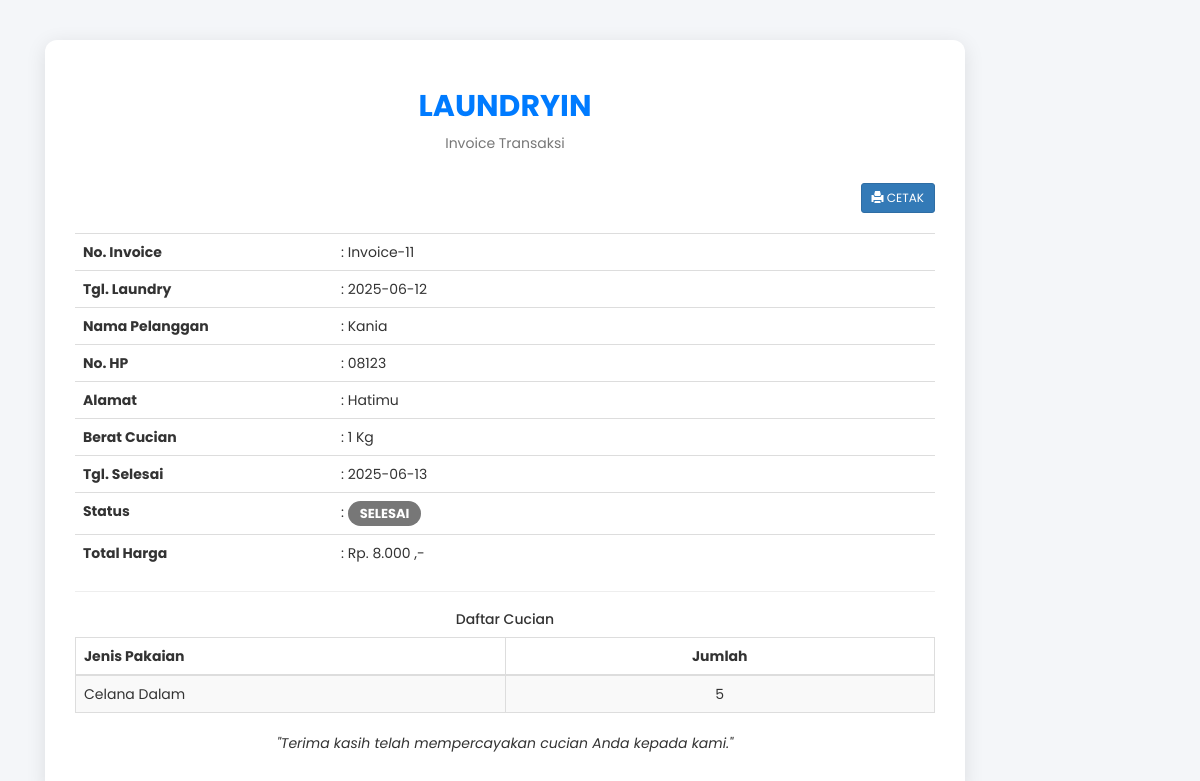
Screenshot of /admin/transaksi_invoice.php?id=11 (signed in) with the database file from the repository.
### tables this page shows
CREATE TABLE `transaksi` (
  `transaksi_id` int(11) NOT NULL AUTO_INCREMENT,
  `transaksi_tgl` date NOT NULL,
  `transaksi_pelanggan` int(11) NOT NULL,
  `transaksi_harga` int(11) NOT NULL,
  `transaksi_berat` int(11) NOT NULL,
  `transaksi_tgl_selesai` date NOT NULL,
  `transaksi_status` int(11) NOT NULL,
  PRIMARY KEY (`transaksi_id`)
);

CREATE TABLE `pelanggan` (
  `pelanggan_id` int(11) NOT NULL AUTO_INCREMENT,
  `pelanggan_nama` varchar(255) NOT NULL,
  `pelanggan_hp` varchar(20) NOT NULL,
  `pelanggan_alamat` text NOT NULL,
  `pelanggan_status` varchar(20) DEFAULT 'Tidak Aktif',
  PRIMARY KEY (`pelanggan_id`)
);

CREATE TABLE `pakaian` (
  `pakaian_id` int(11) NOT NULL AUTO_INCREMENT,
  `pakaian_transaksi` int(11) NOT NULL,
  `pakaian_jenis` varchar(255) NOT NULL,
  `pakaian_jumlah` int(11) NOT NULL,
  PRIMARY KEY (`pakaian_id`)
);

### admin/transaksi_invoice.php (the view, shortened to what this page needs)
<!DOCTYPE html>
<html lang="en">
<head>
    <link rel="stylesheet" href="../assets/css/bootstrap.css">
</head>
<body>
<?php
include '../koneksi.php';
?>
<div class="container">
    <div class="col-md-10 offset-md-1">
        <div class="invoice-box">
        <?php
        $id = $_GET['id'];
        $transaksi = mysqli_query($koneksi, "SELECT * FROM transaksi, pelanggan WHERE transaksi_id='$id' and transaksi_pelanggan=pelanggan_id");
        while($t = mysqli_fetch_array($transaksi)) {
        ?>
            <div class="invoice-header">
                <h2>LAUNDRYIN</h2>
                <p class="text-muted">Invoice Transaksi</p>
            </div>
            <a href="transaksi_invoice_cetak.php?id=<?php echo $id;?>" target="_self" class="btn btn-primary btn-sm btn-print">
                <i class="glyphicon glyphicon-print"></i> CETAK
            </a>
            <table class="table table-borderless">
                <tr><th>No. Invoice</th><td>: Invoice-<?php echo $t['transaksi_id'];?></td></tr>
                <tr><th>Tgl. Laundry</th><td>: <?php echo $t['transaksi_tgl'];?></td></tr>
                <tr><th>Nama Pelanggan</th><td>: <?php echo $t['pelanggan_nama'];?></td></tr>
                <tr><th>No. HP</th><td>: <?php echo $t['pelanggan_hp'];?></td></tr>
                <tr><th>Alamat</th><td>: <?php echo $t['pelanggan_alamat'];?></td></tr>
                <tr><th>Berat Cucian</th><td>: <?php echo $t['transaksi_berat']; ?> Kg</td></tr>
                <tr><th>Tgl. Selesai</th><td>: <?php echo $t['transaksi_tgl_selesai'];?></td></tr>
                <tr><th>Status</th>
                    <td>:
                        <?php
                        if($t['transaksi_status'] == "0"){
                            echo "<span class='badge badge-warning'>PROSES</span>";
                        } else if($t['transaksi_status'] == "1"){
                            echo "<span class='badge badge-info'>DICUCI</span>";
                        } else if($t['transaksi_status'] == "2"){
                            echo "<span class='badge badge-success'>SELESAI</span>";
                        }
                        ?>
                    </td>
                </tr>
                <tr><th>Total Harga</th><td>: Rp. <?php echo number_format($t['transaksi_harga'], 0, ',', '.'); ?> ,-</td></tr>
            </table>
            <hr>
            <h5 class="text-center font-weight-bold mb-3">Daftar Cucian</h5>
            <table class="table table-bordered table-striped">
                <thead class="thead-light">
                    <tr>
                        <th>Jenis Pakaian</th>
                        <th class="text-center">Jumlah</th>
                    </tr>
                </thead>
                <tbody>
                    <?php
                    $id = $t['transaksi_id'];
                    $pakaian = mysqli_query($koneksi, "SELECT * FROM pakaian WHERE pakaian_transaksi='$id'");
                    while($p = mysqli_fetch_array($pakaian)) {
                    ?>
                    <tr>
                        <td><?php echo $p['pakaian_jenis']; ?></td>
                        <td class="text-center"><?php echo $p['pakaian_jumlah']; ?></td>
                    </tr>
                    <?php } ?>
                </tbody>
            </table>
            <p class="text-center mt-4"><i>"Terima kasih telah mempercayakan cucian Anda kepada kami."</i></p>
        <?php } ?>
        </div>
    </div>
</div>
</body>
</html>

### admin/transaksi_invoice.php (style rules this page uses)
body { background-color: #f4f6f9; font-family: 'Poppins', sans-serif; }
.invoice-box { background: #fff; padding: 30px; border-radius: 12px; box-shadow: 0 4px 20px rgba(0,0,0,0.1); margin-top: 40px; }
.invoice-header { text-align: center; margin-bottom: 30px; }
.invoice-header h2 { font-weight: 700; color: #007bff; }
.badge { font-size: 13px; padding: 6px 12px; border-radius: 20px; }
.btn-print { float: right; margin-bottom: 20px; }
.table th { width: 30%; }

### rows the page displays
transaksi: transaksi_id "11", transaksi_tgl "2025-06-12", pelanggan.pelanggan_nama "Kania", pelanggan.pelanggan_hp "08123", pelanggan.pelanggan_alamat "Hatimu", transaksi_berat "1", transaksi_tgl_selesai "2025-06-13", transaksi_status "SELESAI", transaksi_harga "8.000"
pakaian: pakaian_jenis "Celana Dalam", pakaian_jumlah "5"
